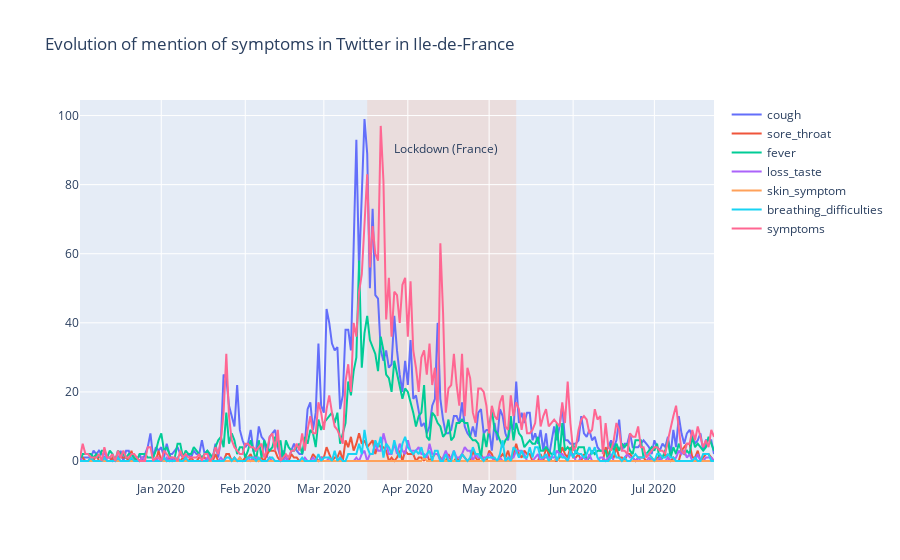

Notebook source saved alongside this figure:
### Code cell
def plot_symptoms_evolution() :
    traces=[]
    df = tweets_symptoms
    #for symptom in list(symptoms_dict_fr.keys()) :
    for symptom in symptoms_en:
        traces.append(go.Scatter(x = df['day'], 
                                 y = df[symptom].values,
                                mode = 'lines',
                                name = symptom))
   

    layout = go.Layout(title="Evolution of mention of symptoms in Twitter in Ile-de-France")
    fig = go.Figure(traces, layout)
    
    fig.add_shape(dict(type="rect",
                       yref='paper',
                       x0='2020-03-17',
                       y0=0,
                       x1='2020-05-11',
                       y1=1,
                       fillcolor="LightSalmon",
                       opacity=0.2,
                       layer='below',
                       line_width=0))
    
    fig.update_layout(annotations=[dict(
        x='2020-04-15',
        y=0.9,
        yref="paper",
        text="Lockdown (France)", showarrow=False)])
    
    py.iplot(fig)
plot_symptoms_evolution()

### Figure 1 — Plotly figure (JSON) as saved in the notebook; plotly's stock layout.template omitted (floating-point values rounded to 4 significant figures; data arrays with more than 128 entries replaced by an {"elided": "..."} marker saying what was removed)
{"data": [{"mode": "lines", "name": "cough", "type": "scatter", "x": {"elided": "235 str values"}, "y": {"elided": "235 int values"}}, {"mode": "lines", "name": "sore_throat", "type": "scatter", "x": {"elided": "235 str values"}, "y": {"elided": "235 int values"}}, {"mode": "lines", "name": "fever", "type": "scatter", "x": {"elided": "235 str values"}, "y": {"elided": "235 int values"}}, {"mode": "lines", "name": "loss_taste", "type": "scatter", "x": {"elided": "235 str values"}, "y": {"elided": "235 int values"}}, {"mode": "lines", "name": "skin_symptom", "type": "scatter", "x": {"elided": "235 str values"}, "y": {"elided": "235 int values"}}, {"mode": "lines", "name": "breathing_difficulties", "type": "scatter", "x": {"elided": "235 str values"}, "y": {"elided": "235 int values"}}, {"mode": "lines", "name": "symptoms", "type": "scatter", "x": {"elided": "235 str values"}, "y": {"elided": "235 int values"}}], "layout": {"annotations": [{"showarrow": false, "text": "Lockdown (France)", "x": "2020-04-15", "y": 0.9, "yref": "paper"}], "shapes": [{"fillcolor": "LightSalmon", "layer": "below", "line": {"width": 0}, "opacity": 0.2, "type": "rect", "x0": "2020-03-17", "x1": "2020-05-11", "y0": 0, "y1": 1, "yref": "paper"}], "title": {"text": "Evolution of mention of symptoms in Twitter in Ile-de-France"}}}
